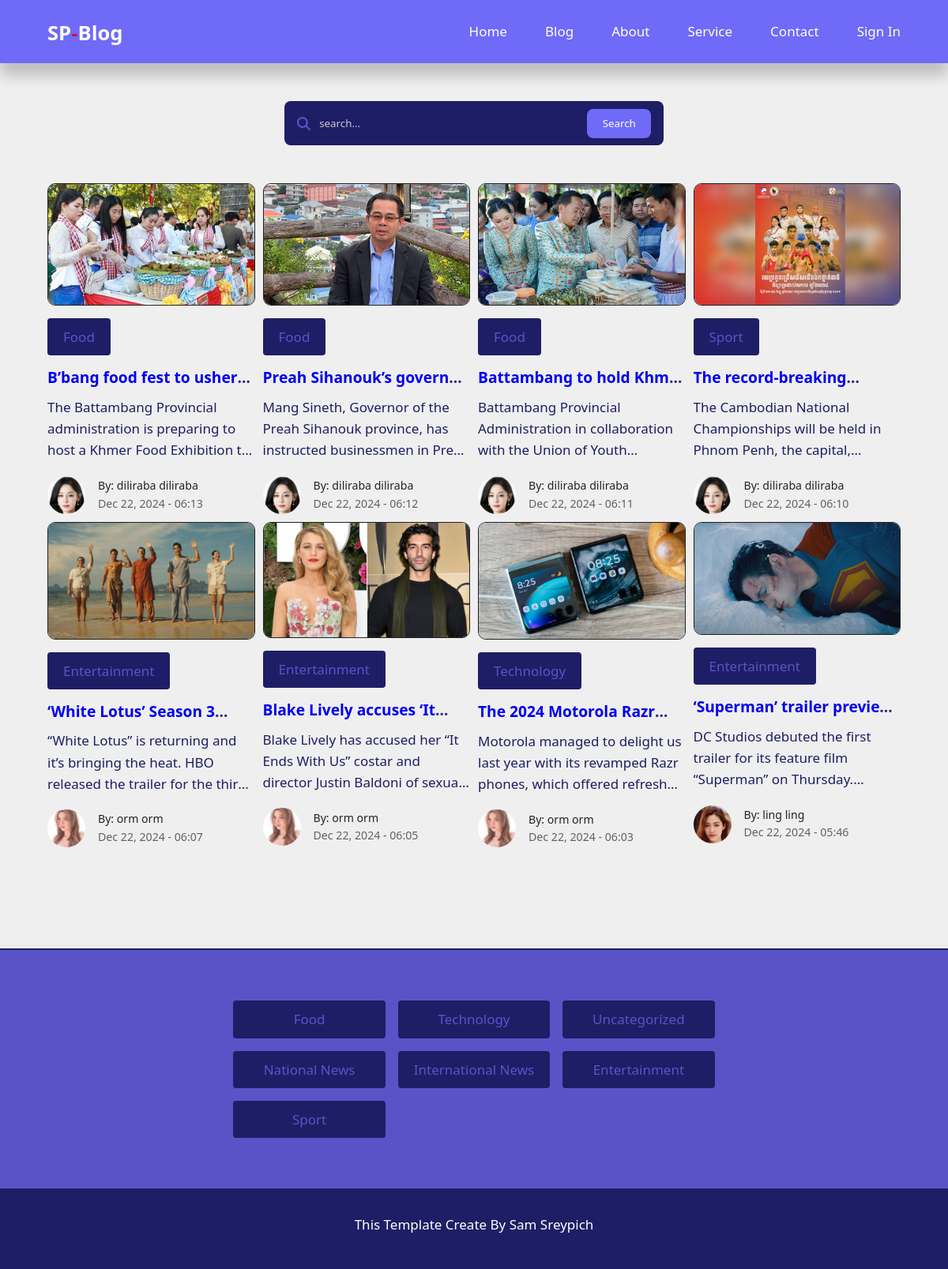
Screenshot of /blog.php with the database file from the repository.
### tables this page shows
CREATE TABLE IF NOT EXISTS `posts` (
  `id` int UNSIGNED NOT NULL AUTO_INCREMENT,
  `title` varchar(255) NOT NULL,
  `body` text NOT NULL,
  `thumbnail` varchar(255) NOT NULL,
  `date_time` timestamp NOT NULL DEFAULT CURRENT_TIMESTAMP,
  `category_id` int UNSIGNED DEFAULT NULL,
  `author_id` int UNSIGNED NOT NULL,
  `is_featured` tinyint(1) NOT NULL,
  PRIMARY KEY (`id`),
  KEY `FK_blog_author` (`author_id`),
  KEY `FK_blog_category` (`category_id`)
);

CREATE TABLE IF NOT EXISTS `categories` (
  `id` int UNSIGNED NOT NULL AUTO_INCREMENT,
  `title` varchar(50) NOT NULL,
  `description` text NOT NULL,
  PRIMARY KEY (`id`)
);

CREATE TABLE IF NOT EXISTS `users` (
  `id` int UNSIGNED NOT NULL AUTO_INCREMENT,
  `firstname` varchar(50) NOT NULL,
  `lastname` varchar(50) NOT NULL,
  `username` varchar(50) NOT NULL,
  `email` varchar(100) NOT NULL,
  `password` varchar(255) NOT NULL,
  `avatar` varchar(255) NOT NULL,
  `is_admin` tinyint(1) NOT NULL,
  PRIMARY KEY (`id`)
);

### blog.php (the view)
<?php
include 'partials/header.php';
$latest_query = "SELECT posts.id as post_id,posts.*, users.* FROM posts left join users on posts.author_id = users.id ORDER BY posts.id DESC LIMIT 8";
$latest_result = mysqli_query($connection, $latest_query);
$category_query = "SELECT * FROM categories";
$category_result = mysqli_query($connection, $category_query);
?>
    <section class="search-bar">
        <form class="container search-container" action="<?= ROOT_URL?>search.php" method="GET">
            <div>
                <i class="fa-solid fa-magnifying-glass"></i>
                <input name="search" type="search" placeholder="search...">
            </div>
            <button name="submit" type="submit" class="btn">Search</button>
        </form>
    </section>
    <section class="post-section">
        <div class="post-container container">
        <?php while($post = mysqli_fetch_assoc($latest_result)):?>
            <article class="post">
                <div class="post-thumb">
                    <img src="./images/<?= $post['thumbnail'] ?>" alt="">
                </div>
                <div class="post-info">
                <?php
                    $cat_query = "SELECT * FROM categories WHERE id = {$post['category_id']}";
                    $cat_result = mysqli_query($connection, $cat_query);
                    $cat = mysqli_fetch_assoc($cat_result);
                    $category_title = $cat['title'];
                ?>
                    <a href="<?= ROOT_URL?>category.php?id=<?= $post['category_id']?>" class="category-btn"><?= $category_title?></a>
                    <h3 class="post-title"><a href="<?= ROOT_URL?>post.php?id=<?= $post['post_id']?>"><?= $post['title']?></a></h3>
                    <p class="post-body">
                        <?= $post['body'] ?>
                    </p>
                    <div class="post-profile">
                        <div class="post-profile-img">
                            <img src="./images/<?= $post['avatar']?>" alt="">
                        </div>
                        <div class="post-profile-info">
                            <h5>By: <?= $post['firstname']?> <?= $post['lastname']?></h5>
                            <small><?= date('M d, Y - H:i', strtotime($post['date_time'])) ?></small>
                        </div>
                    </div>
                </div>
            </article>
        <?php endwhile;?>
        </div>
    </section>
    <section class="category">
        <div class="category-container container">
            <?php while($category = mysqli_fetch_assoc($category_result)):?>
            <a href="<?= ROOT_URL?>category.php?id=<?=$category['id']?>" class="category-btn"><?=$category['title']?></a>
            <?php endwhile;?>
        </div>
    </section>
<?php include 'partials/footer.php';?>

### css/style.css (style rules this page uses)
:root { --color-primary:#6f6af8; --color-primary-variant:#5854c7; --color-danger:#da0f3f; --color-danger-light:hsl(346, 87%, 46%, 15%); --color-success:#11c76f; --color-success-light:hsl(156, 100%, 38%, 15%); --color-gray-1:#1e1e66; --color-gray-2:#2d2b7c; --color-white:#fff; --color-light:#ccc; --color-light-variant:#626262; --color-bg:#efefef; --color-black:#222222; --border-radius-1:0.3rem; --border-radius-2:0.5rem; --border-radius-3:0.8rem; --border-radius-4:2rem; --border-radius-5:5rem; }
* { margin: 0; padding: 0; box-sizing: border-box; outline: none; border: none; list-style: none; appearance: none; text-decoration: none; font-family: 'Segoe UI', Tahoma, Geneva, Verdana, sans-serif; transition: .4s ease; }
body { line-height: 1.6; font-size: 17px; background-color: var(--color-bg); overflow-x: hidden; color: var(--color-gray-1); }
.container { max-width: 1620px; margin: 0 auto; width: 90%; }
section { margin-top: 3rem; width: 100vw; }
h1,h2,h3,h4,h5 { color: var(--color-black); }
h3 { font-size: 1.2rem;margin: .8rem 0 .5rem; }
img { display: block; width: 100%; object-fit: cover; }
.category-btn { background-color: var(--color-gray-1); color: var(--color-primary-variant); padding: 10px 20px; display: inline-block; border-radius: 4px; cursor: pointer; }
.post-thumb { border-radius: var(--border-radius-4); overflow: hidden; margin-bottom: 1rem; border: 4px solid var(--color-black); height: fit-content; }
.post-profile { display: flex; gap: 1rem; margin-top: 1.2rem; }
.post-profile-img { width: 3rem; height: 3rem; border-radius: 50%; overflow: hidden; }
.post-profile-img img { width: 100%; height: 100%; object-fit: cover; }
.post-profile-info { display: flex; flex-direction: column; justify-content: center; }
.post-profile .post-profile-info h5 { font-weight: 500; color: var(--color-black); }
.post-profile-info small { color: var(--color-light-variant); }
.post-container { display: grid; grid-template-columns: repeat(4, 1fr); gap: 10px; margin-bottom: 8rem; }
.post-body { display: -webkit-box; -webkit-box-orient: vertical; -webkit-line-clamp: 3; overflow: hidden; text-overflow: ellipsis; }
.post-title { color: var(--color-gray-2); display: -webkit-box; -webkit-box-orient: vertical; -webkit-line-clamp: 1; overflow: hidden; text-overflow: ellipsis; }
.post .post-thumb { border: 1px solid var(--color-black); border-radius: 10px; }
.category-container { display: grid; grid-template-columns: repeat(3, 1fr); width: fit-content; gap: 1rem; text-align: center; }
.category { background-color: var(--color-primary-variant); padding: 4rem 0; border-bottom: 2px solid var(--color-gray-1); border-top: 2px solid var(--color-gray-1); }
.search-bar { margin-top: 8rem; }
.search-bar .search-container { width: 30rem; display: flex; flex-direction: row; background-color: var(--color-gray-1); align-items: center; justify-content: space-between; overflow: hidden; padding: .6rem 1rem; border-radius: var(--border-radius-2); color: var(--color-primary-variant); }
.search-container>div { display: flex; align-items: center; width: 100%; }
.search-container input { background: transparent; padding: .5rem 0; width: 100%; margin-left: .7rem; color: var(--color-white); }
.search-container input::placeholder { color: var(--color-light); }
.btn { display: inline-block; width: fit-content; background-color: var(--color-primary); padding: .6rem 1.2rem; cursor: pointer; border-radius: var(--border-radius-2); color: var(--color-white); }
.single-post h5, .single-post h2, h3 { color: var(--color-white); }
form { display: flex; flex-direction: column; gap: 1rem; }
input, textarea, select { padding: 0.8rem 1.4rem; background-color: var(--color-gray-1); border-radius: var(--border-radius-1); color: var(--color-white); resize: none; }
.dashboard-container a, h2, h5 { color: var(--color-white); }

### rows the page displays
posts: thumbnail (picture), category.title "Food", title "B’bang food fest to…", body "The Battambang Provincial administration is preparing to host a Khmer Food Exhibition…", author.avatar (picture), author.firstname "diliraba", author.lastname "diliraba", date_time "Dec 22, 2024 - 06:13"
posts: thumbnail (picture), category.title "Food", title "Preah Sihanouk’s…", body "Mang Sineth, Governor of the Preah Sihanouk province, has instructed businessmen in…", author.avatar (picture), author.firstname "diliraba", author.lastname "diliraba", date_time "Dec 22, 2024 - 06:12"
posts: thumbnail (picture), category.title "Food", title "Battambang to hold…", body "Battambang Provincial Administration in collaboration with the Union of…", author.avatar (picture), author.firstname "diliraba", author.lastname "diliraba", date_time "Dec 22, 2024 - 06:11"
posts: thumbnail (picture), category.title "Sport", title "The…", body "The Cambodian National Championships will be held in Phnom Penh, the…", author.avatar (picture), author.firstname "diliraba", author.lastname "diliraba", date_time "Dec 22, 2024 - 06:10"
posts: thumbnail (picture), category.title "Entertainment", title "‘White Lotus’ Season…", body "“White Lotus” is returning and it’s bringing the heat. HBO released the trailer for the…", author.avatar (picture), author.firstname "orm", author.lastname "orm", date_time "Dec 22, 2024 - 06:07"
posts: thumbnail (picture), category.title "Entertainment", title "Blake Lively accuses…", body "Blake Lively has accused her “It Ends With Us” costar and director Justin Baldoni of…", author.avatar (picture), author.firstname "orm", author.lastname "orm", date_time "Dec 22, 2024 - 06:05"
posts: thumbnail (picture), category.title "Technology", title "The 2024 Motorola…", body "Motorola managed to delight us last year with its revamped Razr phones, which offered…", author.avatar (picture), author.firstname "orm", author.lastname "orm", date_time "Dec 22, 2024 - 06:03"
posts: thumbnail (picture), category.title "Entertainment", title "‘Superman’ trailer…", body "DC Studios debuted the first trailer for its feature film “Superman” on…", author.avatar (picture), author.firstname "ling", author.lastname "ling", date_time "Dec 22, 2024 - 05:46"
categories: title "Food"
categories: title "Technology"
categories: title "Uncategorized"
categories: title "National News"
categories: title "International News"
categories: title "Entertainment"
categories: title "Sport"
